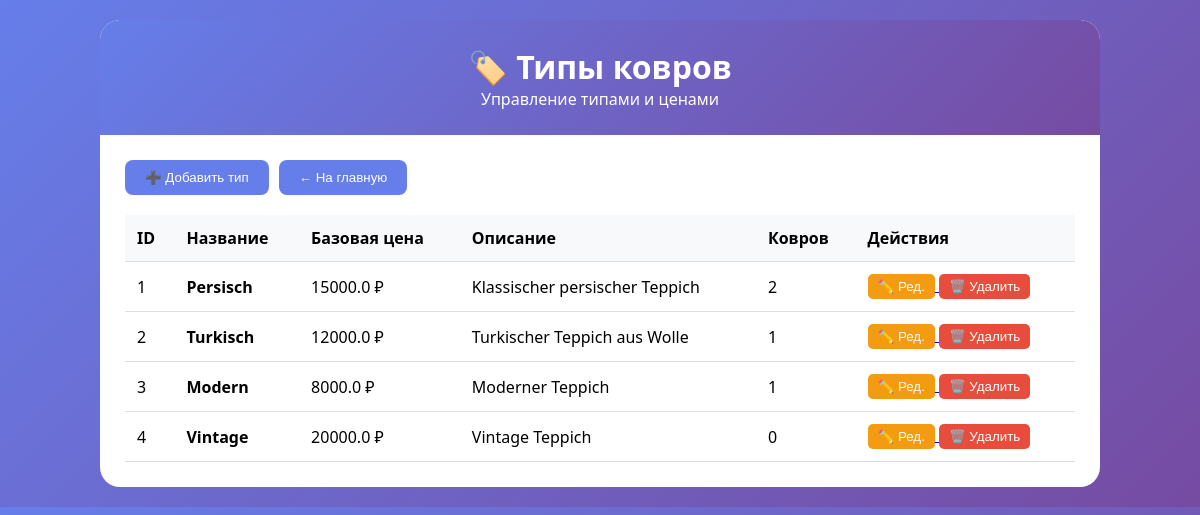
The app's page /types with its own data.
### app.py (models this page shows)
class CarpetType(db.Model):
    id = db.Column(db.Integer, primary_key=True)
    name = db.Column(db.String(100), nullable=False, unique=True)
    base_price = db.Column(db.Float, nullable=False)
    description = db.Column(db.Text)
    created_at = db.Column(db.DateTime, default=datetime.utcnow)
    carpets = db.relationship('Carpet', backref='carpet_type_ref', lazy=True)

### app.py (the view)
@app.route('/types')
def types_list():
    return render_template('types.html', types=CarpetType.query.all())

### templates/types.html (shortened to what this page needs)
<!DOCTYPE html>
<html lang="ru">
<head>
</head>
<body>
<div class="container">
    <div class="header">
        <h1>🏷️ Типы ковров</h1>
        <p>Управление типами и ценами</p>
    </div>
    <div class="content">
        <div class="nav-buttons">
            <button onclick="openAddModal()">➕ Добавить тип</button>
            <button onclick="window.location.href='/'">← На главную</button>
        </div>
        <table>
            <thead>
                <tr>
                    <th>ID</th>
                    <th>Название</th>
                    <th>Базовая цена</th>
                    <th>Описание</th>
                    <th>Ковров</th>
                    <th>Действия</th>
                </tr>
            </thead>
            <tbody>
                {% for type in types %}
                <tr>
                    <td>{{ type.id }}</td>
                    <td><strong>{{ type.name }}</strong></td>
                    <td>{{ type.base_price }} ₽</td>
                    <td>{{ type.description or '-' }}</td>
                    <td>{{ type.carpets|length }}</td>
                    <td>
                        <a href="{{ url_for('edit_type', id=type.id) }}">
                            <button class="btn-edit">✏️ Ред.</button>
                        </a>
                        <button class="btn-delete" onclick="deleteType({{ type.id }})" {% if type.carpets|length > 0 %}disabled title="Есть ковры"{% endif %}>🗑️ Удалить</button>
                    </td>
                </tr>
                {% endfor %}
            </tbody>
        </table>
    </div>
</div>
</body>
</html>

### templates/types.html (style rules this page uses)
* { margin: 0; padding: 0; box-sizing: border-box; }
body { font-family: 'Segoe UI', Arial, sans-serif; background: linear-gradient(135deg, #667eea 0%, #764ba2 100%); padding: 20px; }
.container { max-width: 1000px; margin: 0 auto; background: white; border-radius: 20px; overflow: hidden; }
.header { background: linear-gradient(135deg, #667eea 0%, #764ba2 100%); color: white; padding: 25px; text-align: center; }
.content { padding: 25px; }
.nav-buttons { display: flex; gap: 10px; margin-bottom: 20px; flex-wrap: wrap; }
.nav-buttons button { padding: 10px 20px; background: #667eea; color: white; border: none; border-radius: 8px; cursor: pointer; }
table { width: 100%; border-collapse: collapse; }
th, td { padding: 12px; text-align: left; border-bottom: 1px solid #ddd; }
th { background: #f8f9fa; }
.btn-edit { background: #f39c12; color: white; padding: 5px 10px; border: none; border-radius: 5px; cursor: pointer; }
.btn-delete { background: #e74c3c; color: white; padding: 5px 10px; border: none; border-radius: 5px; cursor: pointer; }

### records on screen
CarpetType: id "1", name "Persisch", base_price "15000.0", description "Klassischer persischer Teppich", carpets|length "2"
CarpetType: id "2", name "Turkisch", base_price "12000.0", description "Turkischer Teppich aus Wolle", carpets|length "1"
CarpetType: id "3", name "Modern", base_price "8000.0", description "Moderner Teppich", carpets|length "1"
CarpetType: id "4", name "Vintage", base_price "20000.0", description "Vintage Teppich", carpets|length "0"
